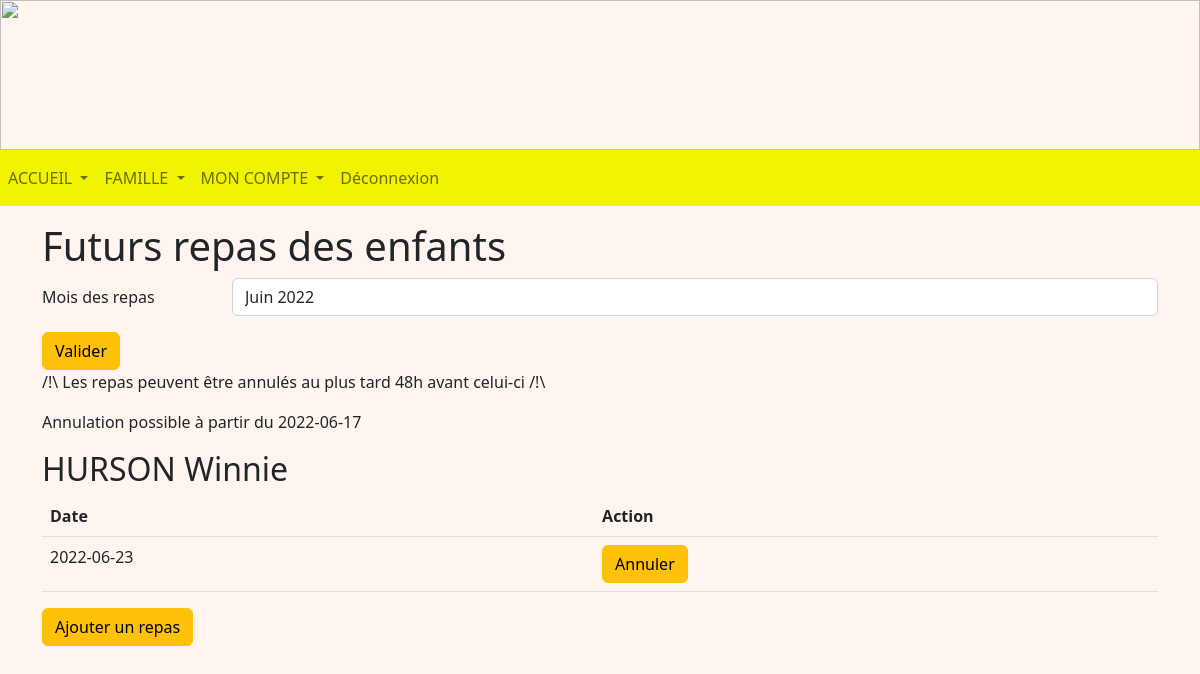
Page /repas (signed in) on the earlier database version.
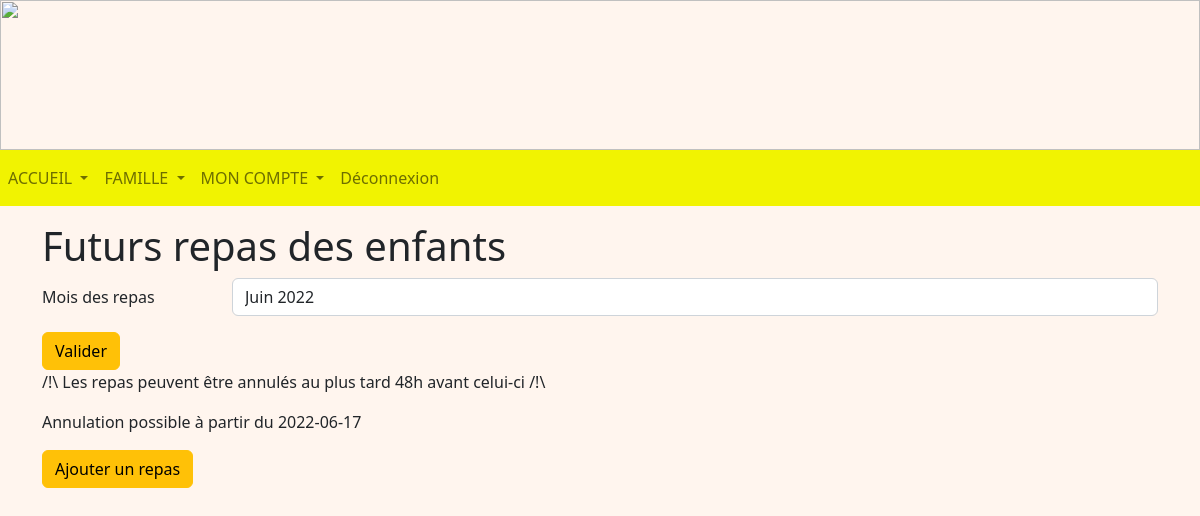
Same page on the later database version.
### tables this page shows
CREATE TABLE Enfant (
  code_enfant integer primary key autoincrement,
  nom_enfant TEXT NOT NULL,
  prenom_enfant TEXT NOT NULL,
  code_tarif integer NOT NULL,
  code_classe integer NOT NULL,
  code_representant integer NOT NULL,
  code_formule integer NOT NULL,
  FOREIGN KEY (code_tarif) REFERENCES Tarif(code_tarif),
  FOREIGN KEY (code_classe) REFERENCES Classe(code_classe),
  FOREIGN KEY (code_representant) REFERENCES Representant(code_representant)
  FOREIGN KEY (code_formule) REFERENCES Formule(code_formule)
);

CREATE TABLE Repas (
  code_repas integer primary key autoincrement,
  date_repas date NOT NULL,
  code_enfant integer NOT NULL,
  FOREIGN KEY (code_enfant) REFERENCES Enfant(code_enfant)
);

### representant.py (the view, shortened to what this page needs)
@app.route('/repas', methods = ["GET", "POST"])
@login_required
def repas():
    db = get_db()
    cur = db.cursor()
    user = cur.execute("SELECT type_compte FROM Compte WHERE identifiant = ?", (flask_login.current_user.name, )).fetchone()
    if user[0] == 'Representant':
        code_rep = cur.execute("SELECT code_representant FROM Representant WHERE identifiant = ?", (flask_login.current_user.name, )).fetchone()
        enfants = cur.execute("SELECT code_enfant, prenom_enfant, nom_enfant FROM Enfant WHERE code_representant = ?", (code_rep[0], )).fetchall()
        repas = []
        year = datetime.datetime.today().year
        year1 = year - 1
        mois = datetime.datetime.today().month
        now = datetime.datetime.today()
        months = listeMois(mois)
        new_dateB = datetime.datetime(year, int(now.month), now.day)
        lastDay = last_day_of_month(new_dateB)
        new_dateE = datetime.datetime(year, int(now.month), lastDay.day)
        limit = int(now.day) + 2
        date_limite = now.replace(day = limit)
        for enfant in enfants:
            repas.append(cur.execute("SELECT * FROM Repas WHERE code_enfant = ? AND date_repas >= ? AND date_repas <= ? ORDER BY date_repas", (enfant[0], new_dateB.strftime('%Y-%m-%d') , new_dateE.strftime('%Y-%m-%d'), )).fetchall())
        return render_template('R_repas.html', enfants = enfants, repasEnfants = repas, date_limite = date_limite.strftime('%Y-%m-%d'), year = year, months = months, mois = mois ,year1 = year1)
    if user[0] == 'Admin':
        return redirect(url_for('accueilAdmin'))
    return redirect(url_for('accueilEnseignant'))

### main.py (called while the page is built)
@login_manager.user_loader
def load_user(user_id):
    db = get_db()
    cur = db.cursor()
    user = cur.execute('SELECT identifiant, mot_de_passe FROM Compte WHERE identifiant=?', (user_id, )).fetchone()
    return User(user[0], user[1])

def get_db():
    if 'db' not in g:
        g.db = sqlite3.connect(DATABASE)
    return g.db

@app.teardown_appcontext
def close_connection(exception):
    db = g.pop('db', None)
    if db is not None:
        db.close()

### representant.py (called while the page is built)
def last_day_of_month(any_day):
    next_month = any_day.replace(day=28) + datetime.timedelta(days=4)
    return next_month - datetime.timedelta(days=next_month.day)

### templates/R_repas.html (shortened to what this page needs)
<!DOCTYPE html>
<html>
<head>
    {% extends "R_layout.html" %}
    {% block content %}
    <div class="container mt-3 mb-3">
        <h1>Futurs repas des enfants</h1>
        <form method="post">
            <div class="row mb-3">
                <label class="col-sm-2 col-form-label" for="repas">Mois des repas</label>
                <div class="col-sm-10">
                    <select name="repas" class="form-control" id="repas">
                        {% for month in months %}
                            {% if month == mois %}
                                {% if months|length < 7 %}
                                    <option value="{{ month }}" selected>{{ month }} {{ year }}</option>
                                {% else %}
                                    <option value="{{ month }}" selected>{{ month }} {{ year1 }}</option>
                                {% endif %}
                            {% else %}
                                {% if months|length < 7 %}
                                    <option value="{{ month }}">{{ month }} {{ year }}</option>
                                {% else %}
                                    <option value="{{ month }}">{{ month }} {{ year1 }}</option>
                                {% endif %}
                            {% endif %}
                        {% endfor %}
                    </select>
                </div>
            </div>
            <button type="submit" class="btn btn-warning">Valider</button>
        </form>
        <p>/!\ Les repas peuvent être annulés au plus tard 48h avant celui-ci /!\</p>
        <p>Annulation possible à partir du {{date_limite}}</p>
        {% for enfant in enfants %}
        <h2>{{ enfant[2] }} {{ enfant[1] }}</h2>
        <table class="table table-stripped">
            <thead>
                <th scope="col">Date</th>
                <th cope="col">Action</th>
            </thead>
            <tbody>
                {% for repas in repasEnfants %}
                {% for repa in repas %}
                {% if repa[0] %}
                {% if repa[2] == enfant[0] %}
                <tr>
                    <td scope="row">{{ repa[1] }}</td>
                    {% if repa[1] >= date_limite %}
                    <td><a class="btn btn-warning" href="/annuleRepas/{{ repa[0] }}"
                            onclick="if (confirm('Voulez-vous vraiment annuler le repas ?')) commentDelete(1); return false">Annuler</a>
                    </td>
                    {% endif %}
                </tr>
                {% endif %}
                {% endif %}
                {% endfor %}
                {% endfor %}
            </tbody>
        </table>
        {% endfor %}
        <a class="btn btn-warning" href="/ajoutRepas">Ajouter un repas</a>
    </div>
    {% endblock %}

Differences in the rows shown:
removed Enfant: nom_enfant "HURSON", prenom_enfant "Winnie"
removed Repas: date_repas "2022-06-23"
